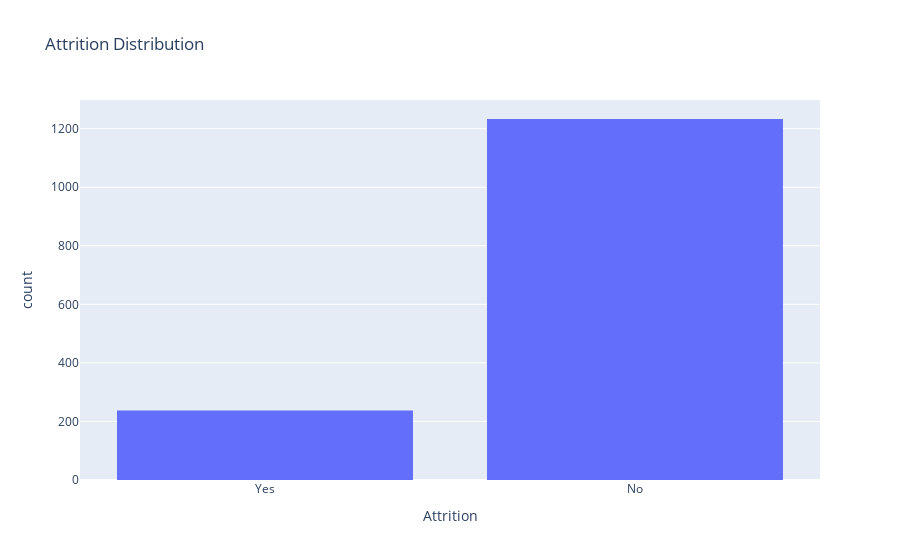
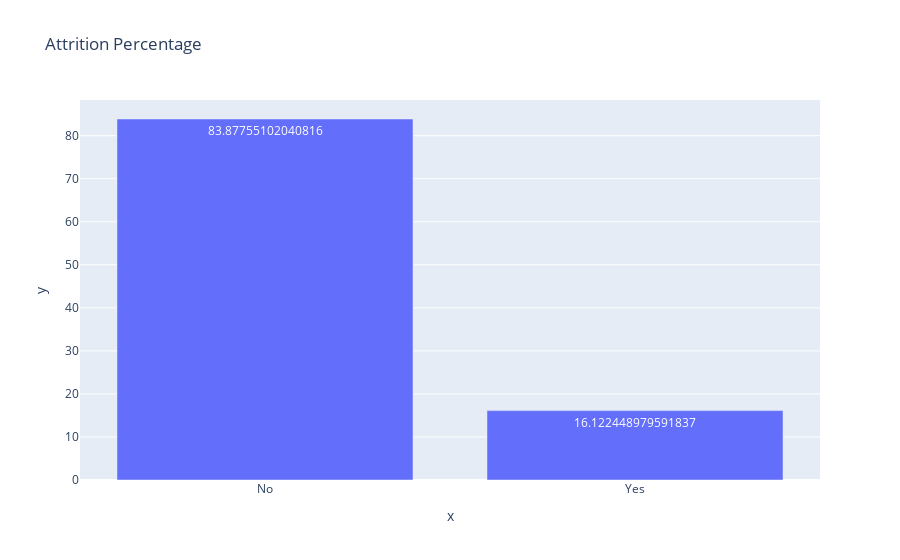

The notebook cell these images were saved under, in order:
### Markdown cell above
## Information principales sur le dataset

- le dataset contiens 1470 lignes et 35 colonnes.
- il n'y a pas de valeurs manquantes ou null dans le dataset ce qui facilite le travail.
- il y a 9 colonnes de type object et 26 colonnes de type numérique.
- la colonne target est 'Attrition' qui est de type object. Elle definit si un employé a quitté l'entreprise ou non. Le fameux Turnover.

On va maintenant visualiser les données pour mieux comprendre le dataset. Et essayer de faire hermeger une hypothèse sur les colonnes qui peuvent influencer le turnover.

### Repartition du turnover dans le dataset

### Code cell
# check the unbalanced data in the target column (Attrition)
df['Attrition'].value_counts()

# make graphs to show the distribution of the target column (Attrition)
fig = px.histogram(df, x='Attrition', title='Attrition Distribution')
#in percentage in an other graph with the percentage on each column print the percentage on eaxch bar

attrition_percentage = df['Attrition'].value_counts() / len(df) * 100
fig2 = px.bar(x=attrition_percentage.index, y=attrition_percentage.values, text=attrition_percentage.values, title='Attrition Percentage')

fig.show()
fig2.show()

### Figure 1 — Plotly figure (JSON) as saved in the notebook; plotly's stock layout.template omitted (floating-point values rounded to 4 significant figures; data arrays with more than 128 entries replaced by an {"elided": "..."} marker saying what was removed)
{"data": [{"alignmentgroup": "True", "bingroup": "x", "hovertemplate": "Attrition=%{x}<br>count=%{y}<extra></extra>", "legendgroup": "", "marker": {"color": "#636efa", "pattern": {"shape": ""}}, "name": "", "offsetgroup": "", "orientation": "v", "showlegend": false, "type": "histogram", "x": {"elided": "1470 str values"}, "xaxis": "x", "yaxis": "y"}], "layout": {"barmode": "relative", "legend": {"tracegroupgap": 0}, "title": {"text": "Attrition Distribution"}, "xaxis": {"anchor": "y", "domain": [0, 1], "title": {"text": "Attrition"}}, "yaxis": {"anchor": "x", "domain": [0, 1], "title": {"text": "count"}}}}

### Figure 2 — Plotly figure (JSON) as saved in the notebook; plotly's stock layout.template omitted (floating-point values rounded to 4 significant figures)
{"data": [{"alignmentgroup": "True", "hovertemplate": "x=%{x}<br>y=%{y}<br>text=%{text}<extra></extra>", "legendgroup": "", "marker": {"color": "#636efa", "pattern": {"shape": ""}}, "name": "", "offsetgroup": "", "orientation": "v", "showlegend": false, "text": [83.88, 16.12], "textposition": "auto", "type": "bar", "x": ["No", "Yes"], "xaxis": "x", "y": [83.88, 16.12], "yaxis": "y"}], "layout": {"barmode": "relative", "legend": {"tracegroupgap": 0}, "title": {"text": "Attrition Percentage"}, "xaxis": {"anchor": "y", "domain": [0, 1], "title": {"text": "x"}}, "yaxis": {"anchor": "x", "domain": [0, 1], "title": {"text": "y"}}}}
